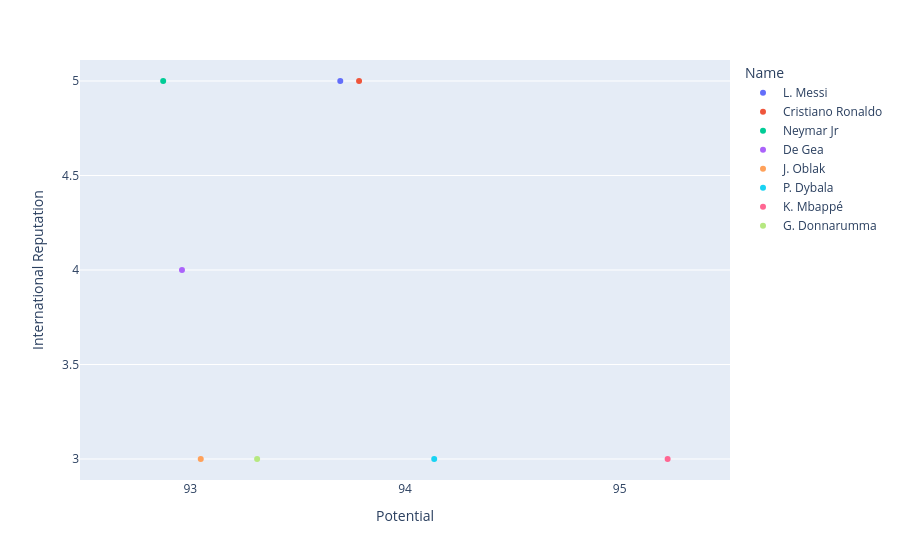

This figure's notebook cell:
### Code cell
#Elemento 5: Un gráfico que crea importante para mostrar a los potenciales cracks

high_potential = df['Potential'] > 92
high_potential_df = df[high_potential]
fig = px.strip(high_potential_df, x='Potential', y='International Reputation', color='Name')

fig.show()

### Figure 1 — Plotly figure (JSON) as saved in the notebook; plotly's stock layout.template omitted (floating-point values rounded to 4 significant figures)
{"data": [{"alignmentgroup": "True", "boxpoints": "all", "fillcolor": "rgba(255,255,255,0)", "hoveron": "points", "hovertemplate": "Name=L. Messi<br>Potential=%{x}<br>International Reputation=%{y}<extra></extra>", "legendgroup": "L. Messi", "line": {"color": "rgba(255,255,255,0)"}, "marker": {"color": "#636efa"}, "name": "L. Messi", "offsetgroup": "L. Messi", "orientation": "v", "pointpos": 0, "showlegend": true, "type": "box", "x": [94], "x0": " ", "xaxis": "x", "y": [5], "y0": " ", "yaxis": "y"}, {"alignmentgroup": "True", "boxpoints": "all", "fillcolor": "rgba(255,255,255,0)", "hoveron": "points", "hovertemplate": "Name=Cristiano Ronaldo<br>Potential=%{x}<br>International Reputation=%{y}<extra></extra>", "legendgroup": "Cristiano Ronaldo", "line": {"color": "rgba(255,255,255,0)"}, "marker": {"color": "#EF553B"}, "name": "Cristiano Ronaldo", "offsetgroup": "Cristiano Ronaldo", "orientation": "v", "pointpos": 0, "showlegend": true, "type": "box", "x": [94], "x0": " ", "xaxis": "x", "y": [5], "y0": " ", "yaxis": "y"}, {"alignmentgroup": "True", "boxpoints": "all", "fillcolor": "rgba(255,255,255,0)", "hoveron": "points", "hovertemplate": "Name=Neymar Jr<br>Potential=%{x}<br>International Reputation=%{y}<extra></extra>", "legendgroup": "Neymar Jr", "line": {"color": "rgba(255,255,255,0)"}, "marker": {"color": "#00cc96"}, "name": "Neymar Jr", "offsetgroup": "Neymar Jr", "orientation": "v", "pointpos": 0, "showlegend": true, "type": "box", "x": [93], "x0": " ", "xaxis": "x", "y": [5], "y0": " ", "yaxis": "y"}, {"alignmentgroup": "True", "boxpoints": "all", "fillcolor": "rgba(255,255,255,0)", "hoveron": "points", "hovertemplate": "Name=De Gea<br>Potential=%{x}<br>International Reputation=%{y}<extra></extra>", "legendgroup": "De Gea", "line": {"color": "rgba(255,255,255,0)"}, "marker": {"color": "#ab63fa"}, "name": "De Gea", "offsetgroup": "De Gea", "orientation": "v", "pointpos": 0, "showlegend": true, "type": "box", "x": [93], "x0": " ", "xaxis": "x", "y": [4], "y0": " ", "yaxis": "y"}, {"alignmentgroup": "True", "boxpoints": "all", "fillcolor": "rgba(255,255,255,0)", "hoveron": "points", "hovertemplate": "Name=J. Oblak<br>Potential=%{x}<br>International Reputation=%{y}<extra></extra>", "legendgroup": "J. Oblak", "line": {"color": "rgba(255,255,255,0)"}, "marker": {"color": "#FFA15A"}, "name": "J. Oblak", "offsetgroup": "J. Oblak", "orientation": "v", "pointpos": 0, "showlegend": true, "type": "box", "x": [93], "x0": " ", "xaxis": "x", "y": [3], "y0": " ", "yaxis": "y"}, {"alignmentgroup": "True", "boxpoints": "all", "fillcolor": "rgba(255,255,255,0)", "hoveron": "points", "hovertemplate": "Name=P. Dybala<br>Potential=%{x}<br>International Reputation=%{y}<extra></extra>", "legendgroup": "P. Dybala", "line": {"color": "rgba(255,255,255,0)"}, "marker": {"color": "#19d3f3"}, "name": "P. Dybala", "offsetgroup": "P. Dybala", "orientation": "v", "pointpos": 0, "showlegend": true, "type": "box", "x": [94], "x0": " ", "xaxis": "x", "y": [3], "y0": " ", "yaxis": "y"}, {"alignmentgroup": "True", "boxpoints": "all", "fillcolor": "rgba(255,255,255,0)", "hoveron": "points", "hovertemplate": "Name=K. Mbappé<br>Potential=%{x}<br>International Reputation=%{y}<extra></extra>", "legendgroup": "K. Mbappé", "line": {"color": "rgba(255,255,255,0)"}, "marker": {"color": "#FF6692"}, "name": "K. Mbappé", "offsetgroup": "K. Mbappé", "orientation": "v", "pointpos": 0, "showlegend": true, "type": "box", "x": [95], "x0": " ", "xaxis": "x", "y": [3], "y0": " ", "yaxis": "y"}, {"alignmentgroup": "True", "boxpoints": "all", "fillcolor": "rgba(255,255,255,0)", "hoveron": "points", "hovertemplate": "Name=G. Donnarumma<br>Potential=%{x}<br>International Reputation=%{y}<extra></extra>", "legendgroup": "G. Donnarumma", "line": {"color": "rgba(255,255,255,0)"}, "marker": {"color": "#B6E880"}, "name": "G. Donnarumma", "offsetgroup": "G. Donnarumma", "orientation": "v", "pointpos": 0, "showlegend": true, "type": "box", "x": [93], "x0": " ", "xaxis": "x", "y": [3], "y0": " ", "yaxis": "y"}], "layout": {"boxmode": "group", "legend": {"title": {"text": "Name"}, "tracegroupgap": 0}, "margin": {"t": 60}, "xaxis": {"anchor": "y", "domain": [0, 1], "title": {"text": "Potential"}}, "yaxis": {"anchor": "x", "domain": [0, 1], "title": {"text": "International Reputation"}}}}
